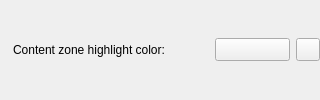
            <widget class="QWidget" name="gbColorContentSelected" native="true">
             <layout class="QHBoxLayout" name="horizontalLayout_18">
              <property name="leftMargin">
               <number>0</number>
              </property>
              <property name="topMargin">
               <number>0</number>
              </property>
              <property name="rightMargin">
               <number>0</number>
              </property>
              <property name="bottomMargin">
               <number>0</number>
              </property>
              <item>
               <widget class="QLabel" name="label_9">
                <property name="text">
                 <string/>
                </property>
               </widget>
              </item>
              <item>
               <widget class="QLabel" name="label_10">
                <property name="text">
                 <string>Content zone highlight color: </string>
                </property>
               </widget>
              </item>
              <item>
               <spacer name="horizontalSpacer_20">
                <property name="orientation">
                 <enum>Qt::Horizontal</enum>
                </property>
                <property name="sizeHint" stdset="0">
                 <size>
                  <width>40</width>
                  <height>20</height>
                 </size>
                </property>
               </spacer>
              </item>
              <item>
               <widget class="QToolButton" name="btnColorSelectedContent">
                <property name="minimumSize">
                 <size>
                  <width>75</width>
                  <height>0</height>
                 </size>
                </property>
                <property name="toolTip">
                 <string>Click to change color</string>
                </property>
                <property name="text">
                 <string/>
                </property>
               </widget>
              </item>
              <item>
               <widget class="QToolButton" name="btnColorSelectedContentReset">
                <property name="toolTip">
                 <string>Reset color to default</string>
                </property>
                <property name="text">
                 <string/>
                </property>
                <property name="icon">
                 <iconset resource="../resources/resources.qrc">
                  <normaloff>:/icons/gimp-undo-history.png</normaloff>:/icons/gimp-undo-history.png</iconset>
                </property>
               </widget>
              </item>
             </layout>
            </widget>
